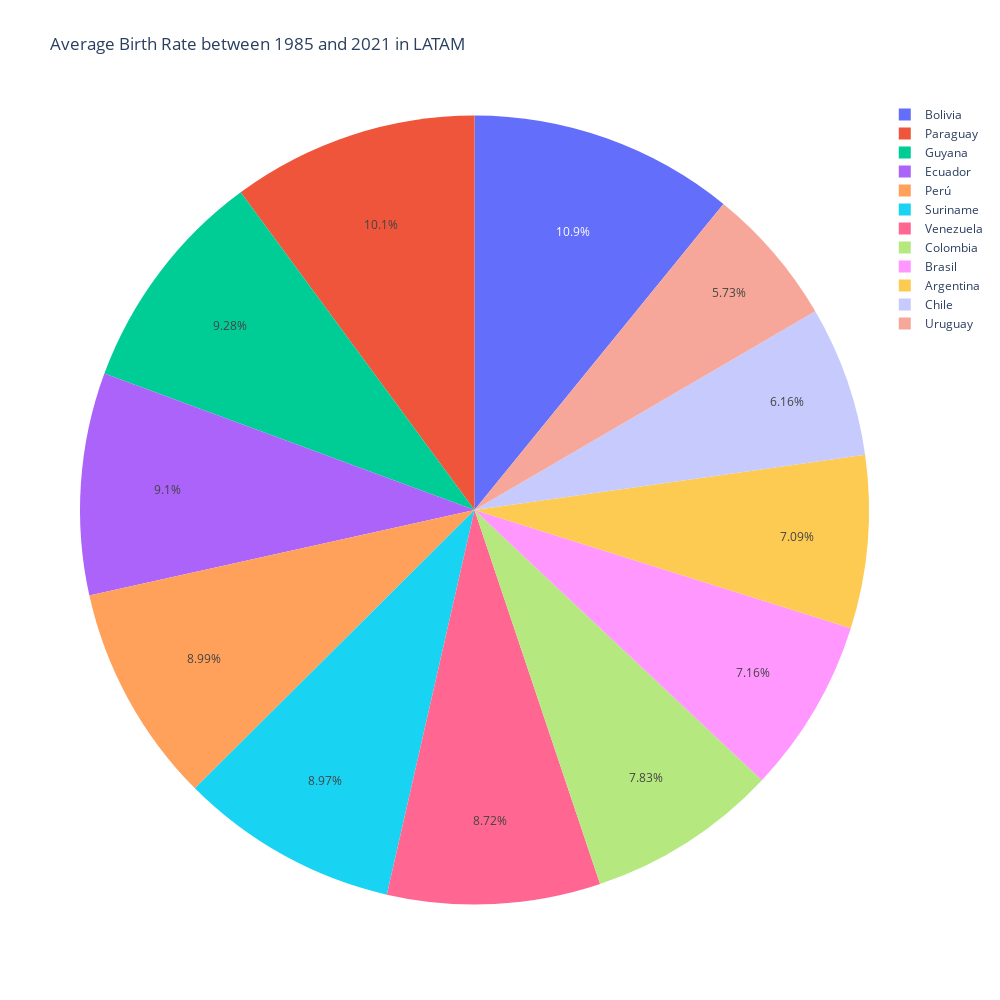

The notebook cell this image was saved under:
### Code cell
fig = px.pie(america, values='Total AVG', names='Country Name ES', title='Average Birth Rate between 1985 and 2021 in LATAM')
fig.update_layout(
    autosize=False,
    width=1000,
    height=1000
)
fig.show()

### Figure 1 — Plotly figure (JSON) as saved in the notebook; plotly's stock layout.template omitted (floating-point values rounded to 4 significant figures)
{"data": [{"domain": {"x": [0, 1], "y": [0, 1]}, "hovertemplate": "Country Name ES=%{label}<br>Total AVG=%{value}<extra></extra>", "labels": ["Argentina", "Bolivia", "Brasil", "Chile", "Colombia", "Ecuador", "Guyana", "Perú", "Paraguay", "Suriname", "Uruguay", "Venezuela"], "legendgroup": "", "name": "", "showlegend": true, "type": "pie", "values": [58.47, 89.65, 59.07, 50.83, 64.62, 75.03, 76.56, 74.15, 83.29, 73.97, 47.28, 71.97]}], "layout": {"autosize": false, "height": 1000, "legend": {"tracegroupgap": 0}, "title": {"text": "Average Birth Rate between 1985 and 2021 in LATAM"}, "width": 1000}}
